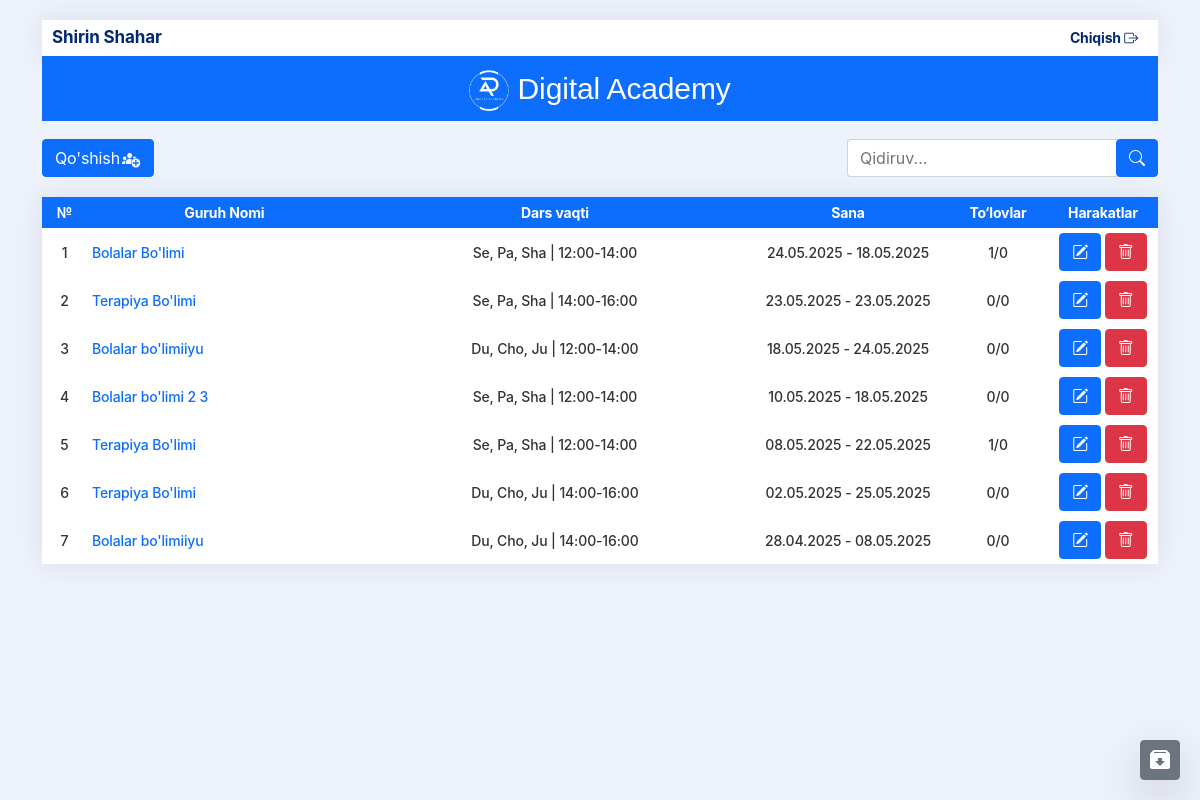
The app's page / (signed in) with its own data.
### center/models.py (models this page shows, shortened)
class Group(models.Model):
    DAYS_CHOICES = [
        ('Du, Cho, Ju', 'Du, Cho, Ju'),
        ('Se, Pa, Sha', 'Se, Pa, Sha'),
    ]
    name = models.CharField(max_length=100)
    start_date = models.DateField()
    end_date = models.DateField(null=True, blank=True)
    days = models.CharField(max_length=50, choices=DAYS_CHOICES, blank=True, null=True)  # Dars kunlari
    time = models.CharField(max_length=20, blank=True, null=True)  # Dars vaqti
    is_archived = models.BooleanField(default=False)  # Arxivlangan guruh

### center/views.py (the view)
# urls.py: path('', views.home, name='home'),
@login_required
def home(request):
    query = request.GET.get('q', '')
    groups = Group.objects.filter(is_archived=False).order_by('-start_date')
    today = date.today()
    if query:
        students = Student.objects.filter(
            Q(full_name__icontains=query) |
            Q(phone__icontains=query) |
            Q(group__name__icontains=query)
        ).select_related('group').prefetch_related('payments'
        ).annotate(
            is_group_archived=ExpressionWrapper(Q(group__is_archived=True), output_field=BooleanField())
        ).order_by('is_group_archived', 'full_name')
    else:
        students = Student.objects.none()
    for group in groups:
        group_students = group.students.all()
        group.student_count = group_students.count()
        group.paid_count = group_students.filter(payments__isnull=False).distinct().count()
    return render(request, 'center/home.html', {
        'groups': groups,
        'students': students,
        'query': query,
        'today': today,
    })

### center/templates/center/home.html (shortened to what this page needs)
{% extends "center/base.html" %}
{% block content %}
{% load static %}
<div class="mb-2">
    <div class="topbar">
        <div class="city">
            Shirin Shahar
        </div>
        <div>
            <a href="{% url 'logout' %}" class="exit">Chiqish <i class="bi bi-box-arrow-right"></i></a>
        </div>
    </div>
    <header>
        <div class="logo">
            <img style="width:40px;" src="{% static 'image/logo.png' %}" alt="">
             Digital Academy
        </div>
    </header>
</div>
    <div class="group-search">
        <a href="{% url 'create_group' %}" class="btn btn-primary">Qo'shish<img width="20px" style="margin-left: 1px;" src="{% static 'image/svg/vvv.svg' %}" alt=""> </a>
        <form class="d-flex justify-content-center align-items-center" method="get" action="{% url 'home' %}">
                <input class="form-control search" type="search" placeholder="Qidiruv..." aria-label="Search" name="q" value="{{ query }}">
                <button style=" z-index: 1;" class="btn btn-primary" type="submit"><i class="bi bi-search"></i></button>
        </form>
    </div>
    <div class="group-table">
        <table>
            <thead>
                <tr>
                    <th style="width: 45px;">№</th>
                    <th>Guruh Nomi</th>
                    <th>Dars vaqti</th>
                    <th style="width: 200px;">Sana</th>
                    <th style="width: 100px;">To‘lovlar</th>
                    <th style="width: 110px;">Harakatlar</th>
                </tr>
            </thead>
            <tbody>
                {% for group in groups %}
                <tr>
                    <td>{{ forloop.counter }}</td>
                    <td class="text-start"><a href="{% url 'group_detail' group.id %}">{{ group.name }}</a>
                    </td>
                    <td>{{ group.days }} | {{ group.time }}</td>
                    <td>{{ group.start_date|date:"d.m.Y" }} - {{ group.end_date|date:"d.m.Y" }}</td>
                    <td>{{ group.student_count }}/{{ group.paid_count }}</td>
                    <td class="actions">
                        <a href="{% url 'edit_group' group.id %}" class="btn btn-primary"><i class="bi bi-pencil-square"></i></a>
                        <a href="#" class="btn btn-danger" data-bs-toggle="modal" data-bs-target="#confirmDeleteGroupModal" onclick="prepareGroupDelete({{ group.id }})"><i class="bi bi-trash"></i></a>
                    </td>
                </tr>
                {% empty %}
                <tr><td colspan="7" class="text-danger">Hozircha guruhlar mavjud emas</td></tr>
                {% endfor %}
            </tbody>
        </table>
    </div>
    <a href="{% url 'archived_groups' %}" class="btn btn-secondary shadow-lg rounded-5 d-flex align-items-center justify-content-center" style="width: 40px; height: 40px; position: fixed; bottom: 20px; right: 20px;">
      <img class="text-light" src="{% static 'image/svg/bxs-archive-in.svg' %}" alt="">
    </a>
<br>
<br>
<br>
<br>
{% endblock %}

### center/static/css/xxx.css (style rules this page uses)
body { font-family: -apple-system, BlinkMacSystemFont, "Segoe UI", Roboto, "Helvetica Neue", Arial, sans-serif; font-weight: 500; font-size: 14px; letter-spacing: -0.01em; background: rgb(238 242 250); padding: 20px 0px; color: #333; margin: 0; }
.topbar { background-color: #ffffff; padding: 5px 10px; text-align: center; font-size: 17px; font-weight: bold; display: flex; justify-content: space-between; align-items: center; box-shadow: 0px 0 30px rgba(1, 41, 112, 0.1); color: #012970; }
.exit { color: #012970; padding: 5px 10px; border: none; border-radius: 5px; cursor: pointer; font-size: 14px; }
header { background-color: #0d6efd; color: #fff; padding: 10px; text-align: center; }
.logo { font-family: 'Trebuchet MS', 'Lucida Sans Unicode', 'Lucida Grande', 'Lucida Sans', Arial, sans-serif; font-size: 30px; }
table { width: 100%; border-collapse: collapse; white-space: nowrap; box-shadow: 0px 0 30px rgba(1, 41, 112, 0.1); border-radius: 5px; padding: 10px; }
td, th { padding: 5px; text-align: center; }
th { background-color: #0d6efd; color: rgb(255, 255, 255); }
input { padding: 10px; border: 1px solid #ccc; border-radius: 4px; width: 100%; }
a { text-decoration: none; }
tr { background-color: #ffffff; }
.search { border-right: none; position: relative; left: 4px; }
.group-search { display: flex; justify-content: space-between; align-items: center; padding: 10px 0px; }

### records on screen
Group: name "Bolalar Bo'limi", days "Se, Pa, Sha", time "12:00-14:00", start_date "24.05.2025", end_date "18.05.2025", student_count "1", paid_count "0"
Group: name "Terapiya Bo'limi", days "Se, Pa, Sha", time "14:00-16:00", start_date "23.05.2025", end_date "23.05.2025", student_count "0", paid_count "0"
Group: name "Bolalar bo'limiiyu", days "Du, Cho, Ju", time "12:00-14:00", start_date "18.05.2025", end_date "24.05.2025", student_count "0", paid_count "0"
Group: name "Bolalar bo'limi 2 3", days "Se, Pa, Sha", time "12:00-14:00", start_date "10.05.2025", end_date "18.05.2025", student_count "0", paid_count "0"
Group: name "Terapiya Bo'limi", days "Se, Pa, Sha", time "12:00-14:00", start_date "08.05.2025", end_date "22.05.2025", student_count "1", paid_count "0"
Group: name "Terapiya Bo'limi", days "Du, Cho, Ju", time "14:00-16:00", start_date "02.05.2025", end_date "25.05.2025", student_count "0", paid_count "0"
Group: name "Bolalar bo'limiiyu", days "Du, Cho, Ju", time "14:00-16:00", start_date "28.04.2025", end_date "08.05.2025", student_count "0", paid_count "0"
